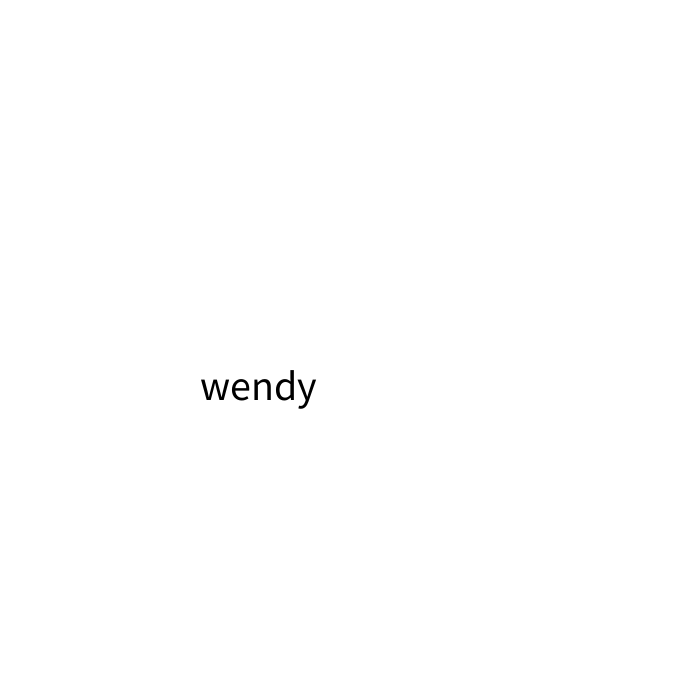
Frame 1 (no input)
Frame 60 (the mouse pressed at the canvas centre just before this capture): identical to frame 1, image omitted
Frame 120 (the mouse held since frame 60 and released just before this capture): identical to frame 1, image omitted

The Processing sketch that drew this single still picture (run headless with seeded random() and noise(); from frame 60 on, the mouse is pressed at the canvas centre):

// Processing sketch: collisionWithTextForWendy
// ── collisionWithTextForWendy.pde
String s = "wendy";

void setup() {
  size(700, 700);
  
}

void draw() {
  background(255);
  fill(0);
  
  float x = 200;
  float y = 400;
  float fontSize = 42;
  
  textSize(fontSize);
  textAlign(LEFT);
  text(s, x, y);
  
  //collision detection box
  float textAmount = textWidth(s);
  noFill();
  //rect(x, y, textAmount, -45);
  if ((mouseX > x) && (mouseX < x+textAmount) && (mouseY > y-fontSize) && (mouseY < y)) {
    println("shoot the text!");
  }
}
